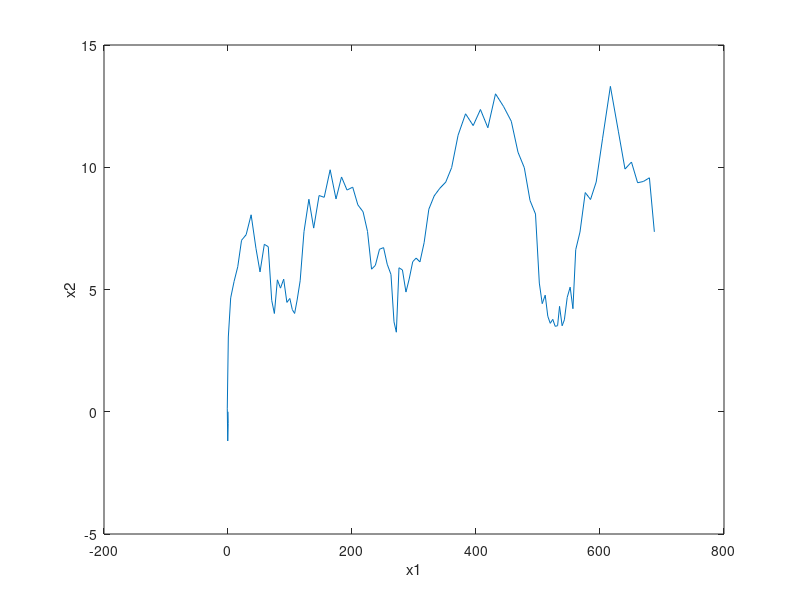
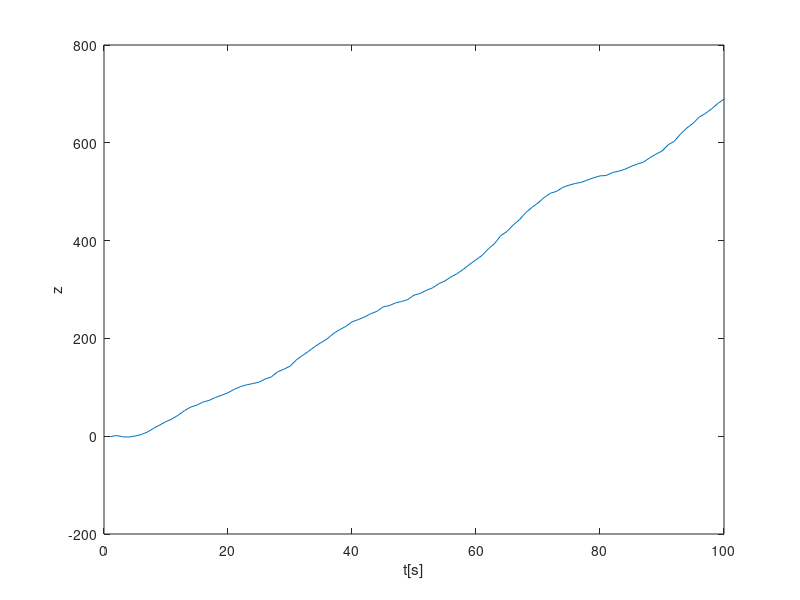

Here is the MATLAB script that generated these plots, in order: (Note: this script raises an error after producing the figures.)
%% Problem 1
clc
clear
close all
%% (a)
dt=1;
S=1;
phi=[1 dt;0 1];
Q=[S*dt^3/3 S*dt^2/2;S*dt^2/2 S*dt];
H=[1 0];
R=1;
x0=[0;0];
t=1:100;
xt(:,1)=x0;
for i=1:length(t)
    
   w=mvnrnd([0 0],Q);
   z(i)=H*xt(:,i)+normrnd(0,1);
   xt(:,i+1)=phi*xt(:,i)+w';    
   
end
xt(:,length(t)+1)=[];
%% plots
figure(1)
plot(xt(1,:),xt(2,:))
xlabel('x1')
ylabel('x2')
figure(2)
plot(t,z)
xlabel('t[s]')
ylabel('z')
%% (b)
SS=[1;0.01];
alpha=ones([length(SS) 1]);
alpha=alpha/length(SS);
pzs(1)=1;
for i=1:length(SS)
    xhat(:,1,i)=[0;0];
    Phat(:,:,i)=eye(2)*1e4;
end
xa=zeros(2,length(t));
Pa=zeros(2,2,length(t));
for i=1:length(t)
for j=1:length(SS)
    S=SS(j);
    Q=[S*dt^3/3 S*dt^2/2;S*dt^2/2 S*dt];
    
    [x,P]=KFA(xhat(:,i,j),Phat(:,:,j),z(i),Q,R,H,phi);
    
    xhat(:,i+1,j)=x;
    Phat(:,:,j)=P;
    xa(:,i)=alpha(j)*xhat(:,i,j)+xa(:,i);
    Pa(:,:,i)=alpha(j)*P+Pa(:,:,i);
    pz(i+1,j)=pzs(i)*normpdf(z(i),H*x,H*P*H'+R);

end
    alpha=alpha.*pz(i+1,:)';
    alpha=alpha/sum(alpha);
    pzs(i+1)=sum(pz(i+1,:)'.*alpha);
end
for i=1:length(t)
Ct=trace(Pa(:,:,i));
end
%% results
figure(3)
hold on
plot(xt(1,:),xt(2,:));
plot(xa(1,:),xa(2,:),'--');
legend('xt','xa')
xlabel('x1')
ylabel('x2')
hold off

figure(4)
hold on
plot(t,z)
plot(t,H*xt,'o-')
xlabel('t[s]')
legend('Observation','Filtered Observation')

figure(5)
plot(t,Ct,'*')
xlabel('t [s]')
ylabel('AKF Cov. trace')
%% Problem 2
clc 
clear
close all
%% Importing data
T=importdata('C:\Users\amink\Documents\MATLAB\T_sensor_data.mat');
H=importdata('H.mat');
%% Parameters Initialization
m=100;
Sw=0.1; %process noise
Sv=0.1; %measurement noise
V=eye(size(T,2))*Sv^2;
W=eye(m)*Sw^2;
gw=ones([m 1])';
phi=zeros([m,m]);
phi(1,2)=1;
phi(m,m-1)=1;
for i=2:m-1
    phi(i,i+1)=1/2;
    phi(i,i-1)=1/2;
end

H=zeros([size(T,2) m]);
mz=10:10:90;
for i=1:length(mz)
    H(i,mz(i))=1;
end
%% Kalman Filter
x_bar=0.01*((1:m)-50).^2;
x_bar=reshape(x_bar,[m,1]);
P_bar=eye(m)*Sv^2;
for i=1:size(T,1)
    L=P_bar*H'*inv(H*P_bar*H'+V);
    x_hat=x_bar+L*(T(i,:)'-H*x_bar);
    P_hat=P_bar-L*H*P_bar;
    P_bar=phi*P_hat*phi'+gw*W*gw';
    x_bar=phi*x_hat;
    
    x_5_sav(i)=x_hat(5);
    x_45_sav(i)=x_hat(45);
    P_5_sav(i)=P_hat(5,5);
    P_45_sav(i)=P_hat(45,45);
    
end
%% result
dt=1;
t=1:dt:size(T,1);

figure(6)
plot(t,x_5_sav,':',t,x_45_sav,'-')
xlabel('time [s]')
legend('That(j=5)','That(j=45)')
ylabel('Temp [^oC]')
title('Kalman Filter Solution')

figure(7)
plot(t,P_5_sav,':',t,P_45_sav,'-')
xlabel('time [s]')
legend('Phat(5,5)','Phat(45,45)')
ylabel('Temp [^oC]')
title('Kalman Filter Solution - Temp. Covariance')
%% Emsemble Kalman Filter
clc
clear
close all
%% Importing data
T=importdata('C:\Users\amink\Documents\MATLAB\T_sensor_data.mat');
m=100;
Sw=0.1; %process noise
Sv=0.1; %measurement noise
V=eye(size(T,2))*Sv^2;
W=eye(m)*Sw^2;
gw=ones([m 1])';
phi=zeros([m,m]);
phi(1,2)=1;
phi(m,m-1)=1;
for i=2:m-1
    phi(i,i+1)=1/2;
    phi(i,i-1)=1/2;
end

H=zeros([size(T,2) m]);
mz=10:10:90;
for i=1:length(mz)
    H(i,mz(i))=1;
end

x_bar=0.01*((1:m)-50).^2;
x_bar=reshape(x_bar,[m,1]);
P_bar=eye(m)*Sv^2;
%%
dN=100;
N=floor(1:100/dN:100);  %index of sampled states
M=100;        %number of sampling points for each state
Xbar_i=zeros(M,length(N));
for i=1:length(N)
Xbar_i(:,i)=normrnd(x_bar(N(i)),P_bar(N(i),N(i)),[M 1]);
end
% for i=1:size(T,1)
% Z(:,i)=T(i,:)'+normrnd(0,Sv,[size(T,2) 1]); 
% end
for i=1:size(T,1)
Z=T(i,:)'+normrnd(0,Sv,[size(T,2) length(N)]); 
Xbar=mean(Xbar_i,2);
EXbar=Xbar_i-Xbar;
P_bar=EXbar*EXbar'/(length(N)-1);
S=(H*EXbar)*(H*EXbar)'/(length(N)-1);
L=EXbar*(H*EXbar)'*inv(S+V)/(length(N)-1);
Xhat=Xbar_i+L*(Z-H*Xbar_i);
Phat=EXbar*EXbar'/(length(N)-1);
W=normrnd(0,Sw,[m length(N)]);
Xbar_i=phi*Xhat+gw'.*W;
xhat=mean(Xhat,2);
    x_5_sav(i)=xhat(5);
    x_45_sav(i)=xhat(45);
    P_5_sav(i)=Phat(5,5);
    P_45_sav(i)=Phat(45,45);
end
%% result
dt=1;
t=1:dt:size(T,1);

figure(6)
plot(t,x_5_sav,':',t,x_45_sav,'-')
xlabel('time [s]')
legend('That(j=5)','That(j=45)')
ylabel('Temp [^oC]')
title('Ensemble Kalman Filter Solution')

figure(7)
plot(t,P_5_sav,':',t,P_45_sav,'-')
xlabel('time [s]')
legend('Phat(5,5)','Phat(45,45)')
ylabel('Temp [^oC]')
title('Ensemble Kalman Filter Solution - Temp. Covariance')